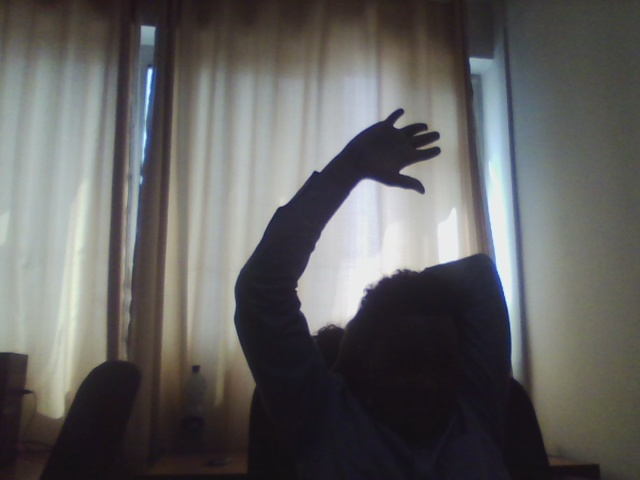
#> input picture corpus/D1.jpg, 640 x 480 px
$ python sc2.py
#> lines starting #> are read from the running program, lines starting #| are printed output that depends on the picture; after the words box and inside, x2 and y2 are one past the last pixel; in counts of white or black regions, pixels touching at a corner belong together
from __future__ import division
import cv2
import math
import time
import numpy as np

def trimmer(data1, w, h):

    inputimg =data1.copy()
    left = inputimg[0:w-5, 0:h] #vertically
    right= inputimg[0:5, 0:h]
    veritcal = np.concatenate((right, left), axis=0) #vertically merge

    top = veritcal[0:w, 0:h-5]
    bottom = veritcal[0:w, 0:5]
    final= np.concatenate((bottom, top), axis=1) #vertically merge

    tmpdiff = cv2.absdiff(inputimg, final)  # be frame and ref free
    tmpthresh = cv2.threshold(tmpdiff, 25, 255, cv2.THRESH_BINARY)[1]
    tmpthresh = cv2.erode(tmpthresh, None, iterations=1)
    tmpthresh = cv2.dilate(tmpthresh, None, iterations=5)
    tmpgray = cv2.cvtColor(tmpthresh, cv2.COLOR_BGR2GRAY)


    (conts, _) = cv2.findContours(tmpgray, cv2.RETR_EXTERNAL,
                             cv2.CHAIN_APPROX_SIMPLE)  # discard/add the prefix _, before cnts, if it raise error
    flag = passx = passy = passw =passh =0 # initialize contour coordinates

    for cx in conts:
        (xx2, yy2, ww2, hh2) = cv2.boundingRect(cx)
        if cv2.contourArea(cx) > 1000:
                                    # [5 lines of commented-out code are left out]


            if not flag:
                passx=xx2;passy=yy2;passw=ww2; passh=hh2
                flag=1
            else:
                if xx2<=3 or yy2<=3: #smothing shift edges
                    continue
                elif passw < ww2 and passh < hh2:
                        passx=xx2;passy=yy2;passw=ww2;

            if passh >250: passh = int(passh/2) #to make unwanted hand-part discarded
            passw = passw - 5*2 ;   passx= passx+5 ;        passy =passy+5 # to get rid of dilation effects
    print(passh)
    cv2.rectangle(inputimg, (passx, passy), (passx + passw, passy + passh), (255, 0, 255),1)

    secondpass= inputimg[passy:passy+passh, passx:passx+passw]

    cv2.imshow("Sample Points", secondpass)


    cv2.imshow("Local Output", inputimg)
    return [passx,passy, passw, passh]


def entry():
    ref = cv2.imread("D1.jpg")
#> ref is the input picture: shape (480, 640, 3); mean B, G, R 96, 96.7, 97.6
    frame = cv2.imread("D2.jpg")
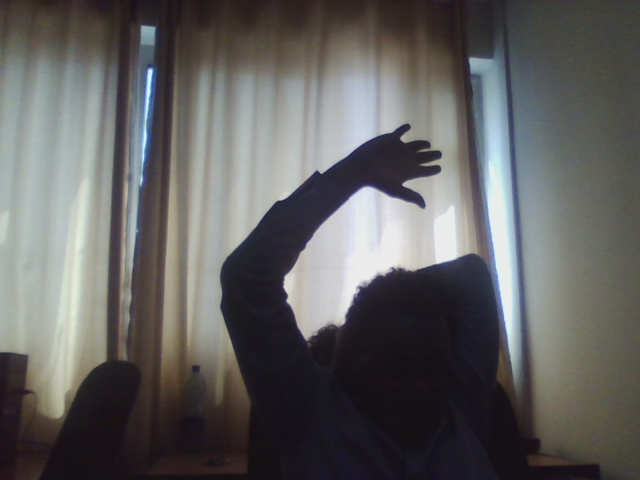
#> input picture corpus/D2.jpg, 640 x 480 px
#> frame is the input picture: shape (480, 640, 3); mean B, G, R 96.2, 96.7, 97.5
    diff1 = cv2.absdiff(ref, frame)  # be frame and ref free
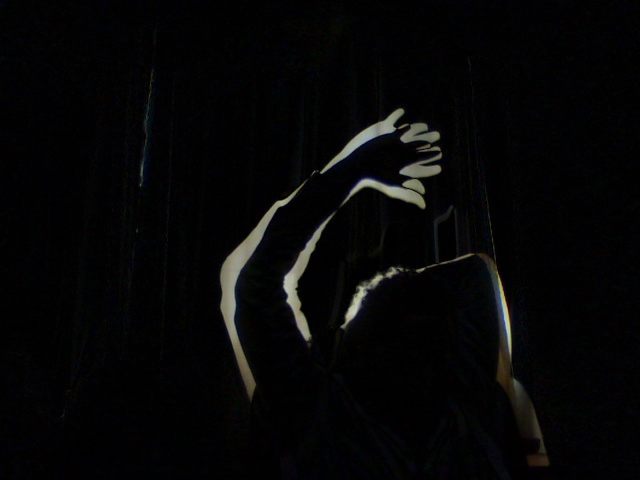
#> diff1: shape (480, 640, 3); mean B, G, R 6.3, 6.1, 6.2
    morphD=15
    thresh = cv2.threshold(diff1, 25, 255, cv2.THRESH_BINARY)[1]
    thresh = cv2.erode(thresh, None, iterations=1)
    thresh = cv2.dilate(thresh, None, iterations=morphD)
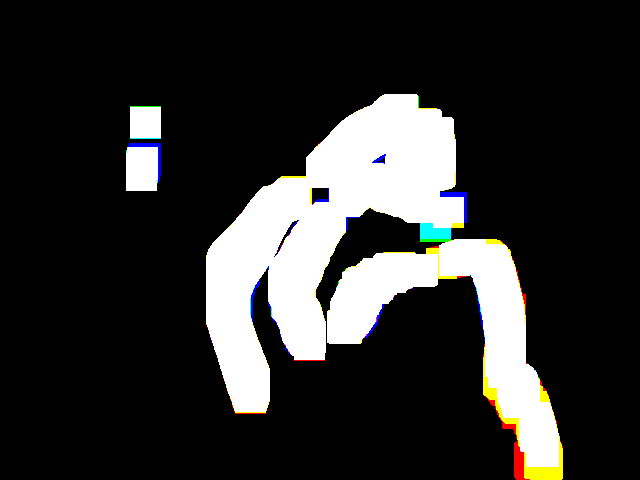
#> thresh: shape (480, 640, 3); mean B, G, R 45.5, 46.4, 46.5
    gray = cv2.cvtColor(thresh, cv2.COLOR_BGR2GRAY)
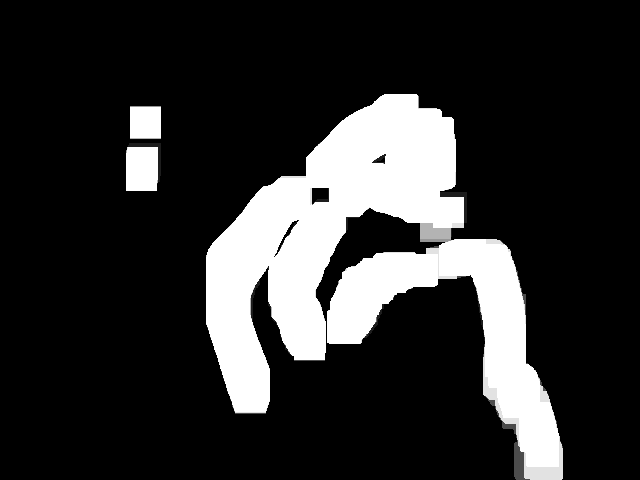
#> gray: shape (480, 640); min 0, max 255, mean 46.3
    cv2.imshow("Sample",thresh)
    (cnts, _) = cv2.findContours(gray, cv2.RETR_EXTERNAL,
                              cv2.CHAIN_APPROX_SIMPLE)  # discard/add the prefix _, before cnts, if it raise error
#> cnts = 3 contours; box (x1, y1, x2, y2) and area: (206, 94, 563, 480) 54110, (126, 143, 161, 191) 1548, (130, 106, 161, 139) 960
    count = 0
    for c in cnts:
        if cv2.contourArea(c) > 2500:  # and cv2.minEnclosingCircle(c)[1] >150:
            (x, y, w, h) = cv2.boundingRect(c)
            moments = cv2.moments(c)
            if moments['m00'] != 0:
                cx = int(moments['m10'] / moments['m00'])  # cx = M10/M00
                cy = int(moments['m01'] / moments['m00'])  # cy = M01/M00

            centr = (cx, cy)
            hight = 300
            width = 220

            tmp = frame[y:y+h, x:x + w]
            # cv2.imshow("temporary", tmp)

            framehight, framewidth, frmechannel = tmp.shape
            val =[]
            val=trimmer(tmp,framehight,framewidth )
            cv2.rectangle(frame, (x+val[0],y+val[1]),(x+val[0]+val[2], y+ val[1]+val[3])    ,(0, 120, 30),1)
            count = count + 1
#> this loop made 3 passes
#> (x, y, w, h, cx, cy, hight, width) on pass 3: (206, 94, 357, 386, 372, 266, 300, 220)
#> c on pass 2: [[130, 106], [130, 138], [160, 138], [160, 106]]
#| 171
#> pass 3, in trimmer, `top = veritcal[0:w, 0:h-5]`:
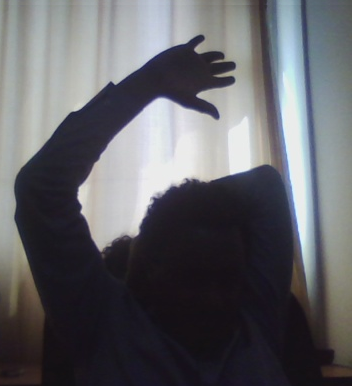
#> top: shape (386, 352, 3); mean B, G, R 101.4, 96.8, 96.6
#> after the loop:
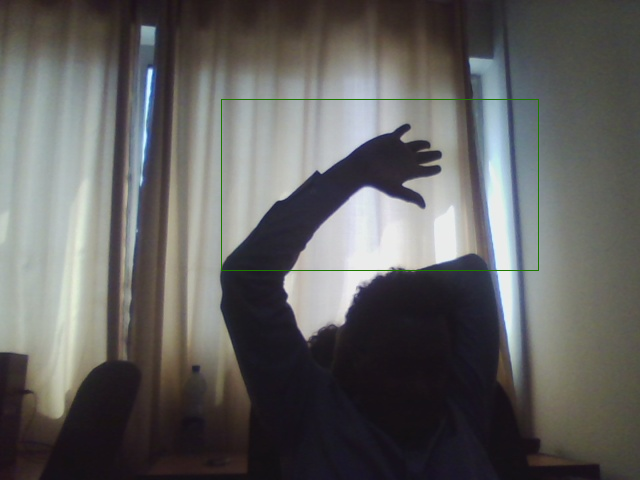
#> frame: shape (480, 640, 3); 0.32% of pixels changed, all inside (x1, y1, x2, y2) = (221, 99, 539, 271)
#> after the loop:
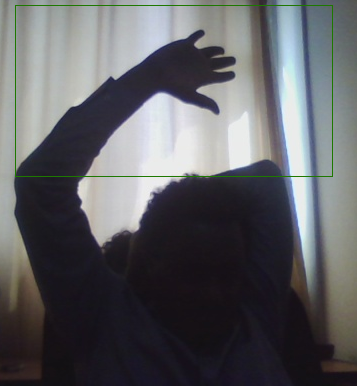
#> tmp: shape (386, 357, 3); mean B, G, R 99, 95.3, 94.6
#> after the loop, count = 1

    cv2.imshow("Full Window", frame)
    cv2.waitKey(0)

    cv2.destroyAllWindows()


if __name__ =="__main__":
    entry()
